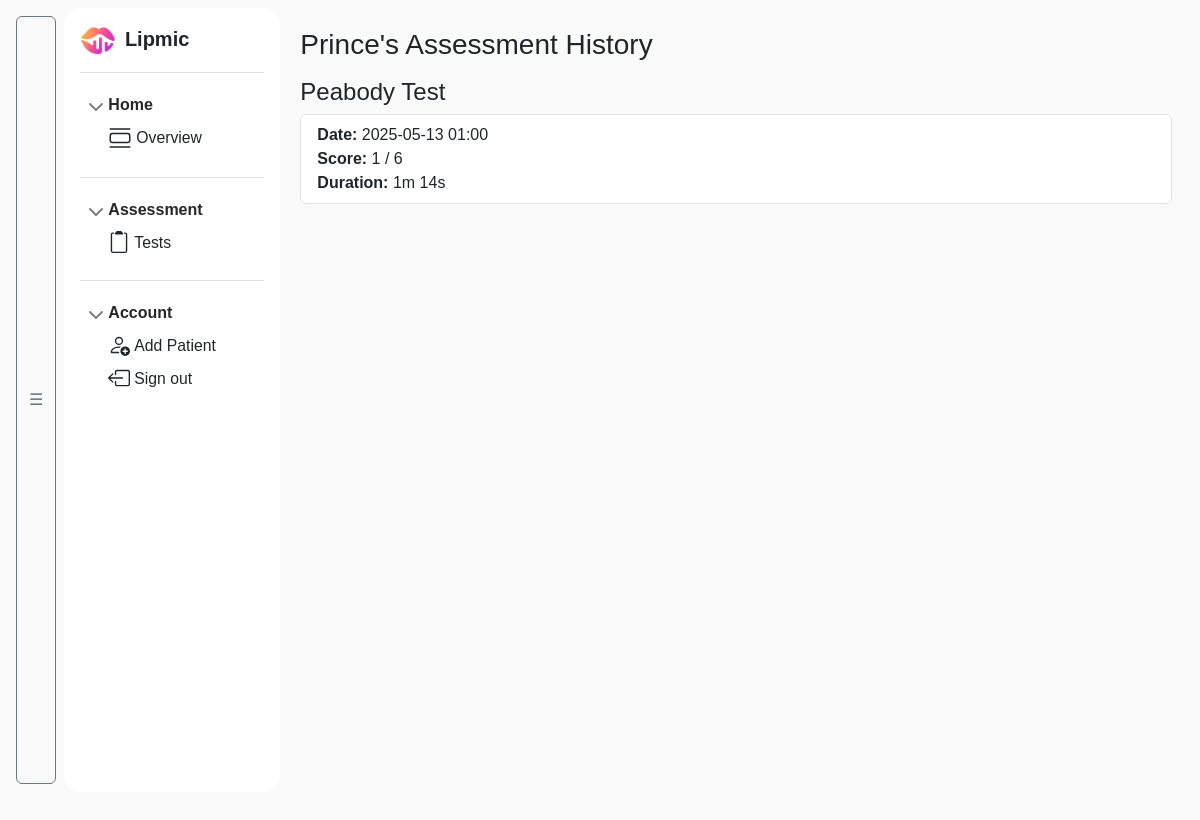
The page /console/patient/5 (signed in) on the database its author committed.
### board/models.py (models this page shows, shortened)
class Patient(db.Model):
    __tablename__ = 'patient'
    id = db.Column(db.Integer, primary_key=True)
    name = db.Column(db.String(100), nullable=False)
    slp_id = db.Column(db.Integer, db.ForeignKey('slp.id'), nullable=False)
    sessions = db.relationship('AssessmentResult', backref='patient', lazy=True)

class AssessmentResult(db.Model):
    __tablename__ = 'assessment_results'
    id = db.Column(db.Integer, primary_key=True)
    assessment_type = db.Column(db.String(50), nullable=False)  # e.g., 'peabody', 'naming'
    patient_id = db.Column(db.Integer, db.ForeignKey('patient.id'), nullable=False)
    date_taken = db.Column(db.DateTime, default=datetime.utcnow)
    answers = db.Column(db.JSON, nullable=False)  # { "prompt": ..., "predicted": ..., "correct": ... }
    score = db.Column(db.Integer, nullable=False)
    duration = db.Column(db.Integer, nullable=True)

### board/pages.py (the view)
@bp.route('/console/patient/<int:patient_id>')
@login_required
def patient_dashboard(patient_id):
    patient = Patient.query.get_or_404(patient_id)
    if patient.slp_id != current_user.id:
        abort(403)
    results = AssessmentResult.query.filter_by(patient_id=patient.id).order_by(AssessmentResult.date_taken.desc()).all()
    return render_template("pages/lipmic-console/patient_dashboard.html", patient=patient, results=results)

### board/__init__.py (called while the page is built)
def create_app():
    app = Flask(__name__)
    app.secret_key = os.getenv('FLASK_SECRET_KEY')
    app.config['SQLALCHEMY_DATABASE_URI'] = 'sqlite:///' + os.path.join(app.instance_path, 'app.db')
    app.config['SQLALCHEMY_TRACK_MODIFICATIONS'] = False
    db.init_app(app)
    login_manager.init_app(app)
    from board.pages import bp
    app.register_blueprint(bp)
    @login_manager.user_loader
    def load_user(user_id):
        return SLP.query.get(int(user_id))
    login_manager.login_view = 'pages.login'  # redirect if not logged in
    return app

### board/templates/pages/lipmic-console/patient_dashboard.html (shortened to what this page needs)
{% extends 'base-console.html' %}
{% block content %}
<h3 class="mb-3">{{ patient.name }}'s Assessment History</h3>
  {% for result in results %}
    <h4>{{ result.assessment_type | capitalize }} Test</h4>
    <ul class="list-group mb-4">
      <li class="list-group-item">
        <strong>Date:</strong> {{ result.date_taken.strftime('%Y-%m-%d %H:%M') }}<br>
        <strong>Score:</strong> {{ result.score }} / {{ result.answers | length }}<br>
        <strong>Duration:</strong>
          {% if result.duration %}
            {{ (result.duration // 60) }}m {{ (result.duration % 60) }}s
          {% else %}
            N/A
          {% endif %}
      </li>
    </ul>
  {% else %}
    <p>No results found.</p>
  {% endfor %}
{% endblock %}

### board/static/css/body-console.css (style rules this page uses)
html, body { margin: 0; padding: 0; scroll-behavior: smooth; scroll-padding-top: 64px; overflow: hidden; height: -webkit-fill-available; }
body { font-family: 'Segoe UI', sans-serif; background-color: #f9f9f9; min-height: 100vh; min-height: -webkit-fill-available; }

### board/static/css/about.css (style rules this page uses)
body { font-family: 'Arial', sans-serif; }

### rows shown on the page
Patient: name "Prince"
AssessmentResult: assessment_type "Peabody", date_taken "2025-05-13 01:00", score "1", answers|length "6", duration "1", (result.duration%60) "14"
